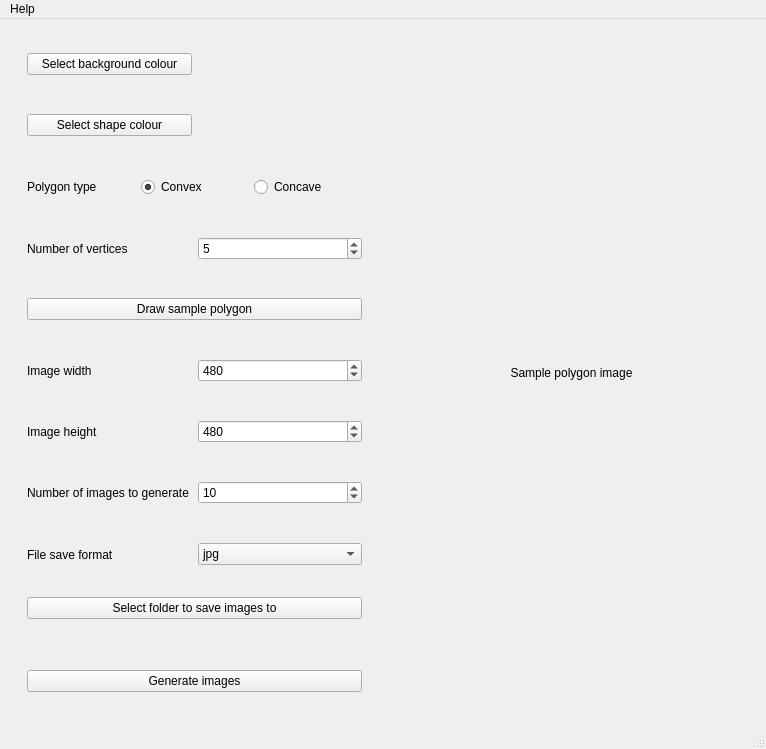
<?xml version="1.0" encoding="UTF-8"?>
<ui version="4.0">
 <class>MainWindow</class>
 <widget class="QMainWindow" name="MainWindow">
  <property name="geometry">
   <rect>
    <x>0</x>
    <y>0</y>
    <width>766</width>
    <height>749</height>
   </rect>
  </property>
  <property name="windowTitle">
   <string>Polygon Generator</string>
  </property>
  <widget class="QWidget" name="centralwidget">
   <layout class="QHBoxLayout" name="horizontalLayout">
    <item>
     <widget class="QWidget" name="widget_left" native="true">
      <layout class="QVBoxLayout" name="verticalLayout_2">
       <item>
        <widget class="QWidget" name="widget_background_colour" native="true">
         <layout class="QHBoxLayout" name="horizontalLayout_2">
          <item>
           <widget class="QPushButton" name="button_select_background_colour">
            <property name="text">
             <string>Select background colour</string>
            </property>
           </widget>
          </item>
          <item>
           <widget class="QLabel" name="label_background_colour">
            <property name="autoFillBackground">
             <bool>true</bool>
            </property>
            <property name="text">
             <string/>
            </property>
           </widget>
          </item>
         </layout>
        </widget>
       </item>
       <item>
        <widget class="QWidget" name="widget_shape_colour" native="true">
         <layout class="QHBoxLayout" name="horizontalLayout_12">
          <item>
           <widget class="QPushButton" name="button_select_shape_colour">
            <property name="text">
             <string>Select shape colour</string>
            </property>
           </widget>
          </item>
          <item>
           <widget class="QLabel" name="label_shape_colour">
            <property name="autoFillBackground">
             <bool>true</bool>
            </property>
            <property name="text">
             <string/>
            </property>
           </widget>
          </item>
         </layout>
        </widget>
       </item>
       <item>
        <widget class="QWidget" name="widget_polygon_type" native="true">
         <layout class="QHBoxLayout" name="horizontalLayout_3">
          <item>
           <widget class="QLabel" name="label_polygon_type">
            <property name="text">
             <string>Polygon type</string>
            </property>
           </widget>
          </item>
          <item>
           <widget class="QRadioButton" name="radioButton_convex">
            <property name="text">
             <string>Convex</string>
            </property>
            <property name="checked">
             <bool>true</bool>
            </property>
           </widget>
          </item>
          <item>
           <widget class="QRadioButton" name="radioButton_concave">
            <property name="text">
             <string>Concave</string>
            </property>
           </widget>
          </item>
         </layout>
        </widget>
       </item>
       <item>
        <widget class="QWidget" name="widget_number_of_vertices" native="true">
         <layout class="QHBoxLayout" name="horizontalLayout_5">
          <item>
           <widget class="QLabel" name="label_number_of_vertices">
            <property name="text">
             <string>Number of vertices</string>
            </property>
           </widget>
          </item>
          <item>
           <widget class="QSpinBox" name="spinBox_number_of_vertices">
            <property name="minimum">
             <number>1</number>
            </property>
            <property name="maximum">
             <number>99</number>
            </property>
            <property name="value">
             <number>5</number>
            </property>
           </widget>
          </item>
         </layout>
        </widget>
       </item>
       <item>
        <widget class="QWidget" name="widget_sample_polugon_refresh" native="true">
         <layout class="QGridLayout" name="gridLayout_3">
          <item row="0" column="0">
           <widget class="QPushButton" name="button_draw_sample_polygon">
            <property name="text">
             <string>Draw sample polygon</string>
            </property>
           </widget>
          </item>
         </layout>
        </widget>
       </item>
       <item>
        <widget class="QWidget" name="widget_image_size" native="true">
         <layout class="QHBoxLayout" name="horizontalLayout_8">
          <item>
           <widget class="QLabel" name="label_image_width">
            <property name="text">
             <string>Image width</string>
            </property>
           </widget>
          </item>
          <item>
           <widget class="QSpinBox" name="spinBox_image_width">
            <property name="maximum">
             <number>1000</number>
            </property>
            <property name="value">
             <number>480</number>
            </property>
           </widget>
          </item>
         </layout>
        </widget>
       </item>
       <item>
        <widget class="QWidget" name="widget_image_height" native="true">
         <layout class="QHBoxLayout" name="horizontalLayout_9">
          <item>
           <widget class="QLabel" name="label_image_height">
            <property name="text">
             <string>Image height</string>
            </property>
           </widget>
          </item>
          <item>
           <widget class="QSpinBox" name="spinBox_image_height">
            <property name="maximum">
             <number>1000</number>
            </property>
            <property name="value">
             <number>480</number>
            </property>
           </widget>
          </item>
         </layout>
        </widget>
       </item>
       <item>
        <widget class="QWidget" name="widget_number_of_images_to_generate" native="true">
         <layout class="QHBoxLayout" name="horizontalLayout_11">
          <item>
           <widget class="QLabel" name="label_number_of_images_to_generate">
            <property name="text">
             <string>Number of images to generate</string>
            </property>
           </widget>
          </item>
          <item>
           <widget class="QSpinBox" name="spinBox_number_of_images_to_generate">
            <property name="maximum">
             <number>1000</number>
            </property>
            <property name="value">
             <number>10</number>
            </property>
           </widget>
          </item>
         </layout>
        </widget>
       </item>
       <item>
        <widget class="QWidget" name="widget_file_save_format" native="true">
         <layout class="QHBoxLayout" name="horizontalLayout_6">
          <item>
           <widget class="QLabel" name="label_file_save_format">
            <property name="text">
             <string>File save format</string>
            </property>
           </widget>
          </item>
          <item>
           <widget class="QComboBox" name="comboBox_files_save_format">
            <item>
             <property name="text">
              <string>jpg</string>
             </property>
            </item>
            <item>
             <property name="text">
              <string>png</string>
             </property>
            </item>
           </widget>
          </item>
         </layout>
        </widget>
       </item>
       <item>
        <widget class="QWidget" name="widget_folder_to_save_to" native="true">
         <layout class="QVBoxLayout" name="verticalLayout_3">
          <item>
           <widget class="QPushButton" name="button_select_folder_to_save_images_to">
            <property name="text">
             <string>Select folder to save images to</string>
            </property>
           </widget>
          </item>
          <item>
           <widget class="QLabel" name="label_selected_folder_to_save_to">
            <property name="text">
             <string/>
            </property>
           </widget>
          </item>
         </layout>
        </widget>
       </item>
       <item>
        <widget class="QWidget" name="widget_generate_images" native="true">
         <layout class="QHBoxLayout" name="horizontalLayout_10">
          <item>
           <widget class="QPushButton" name="pushButton_generate_images">
            <property name="text">
             <string>Generate images</string>
            </property>
           </widget>
          </item>
         </layout>
        </widget>
       </item>
      </layout>
     </widget>
    </item>
    <item>
     <widget class="QWidget" name="widget_right" native="true">
      <layout class="QVBoxLayout" name="verticalLayout">
       <item>
        <widget class="QWidget" name="widget_sample_polygon_image" native="true">
         <layout class="QGridLayout" name="gridLayout">
          <property name="sizeConstraint">
           <enum>QLayout::SetDefaultConstraint</enum>
          </property>
          <item row="0" column="0">
           <widget class="QLabel" name="label_sample_polygon_image">
            <property name="text">
             <string>Sample polygon image</string>
            </property>
            <property name="alignment">
             <set>Qt::AlignCenter</set>
            </property>
           </widget>
          </item>
         </layout>
        </widget>
       </item>
      </layout>
     </widget>
    </item>
   </layout>
  </widget>
  <widget class="QMenuBar" name="menubar">
   <property name="geometry">
    <rect>
     <x>0</x>
     <y>0</y>
     <width>766</width>
     <height>26</height>
    </rect>
   </property>
   <widget class="QMenu" name="menuHelp">
    <property name="title">
     <string>Help</string>
    </property>
    <addaction name="actionInstructions"/>
    <addaction name="actionAbout"/>
   </widget>
   <addaction name="menuHelp"/>
  </widget>
  <widget class="QStatusBar" name="statusbar"/>
  <action name="actionAbout">
   <property name="text">
    <string>About</string>
   </property>
  </action>
  <action name="actionInstructions">
   <property name="text">
    <string>Instructions</string>
   </property>
  </action>
 </widget>
 <resources/>
 <connections/>
</ui>
